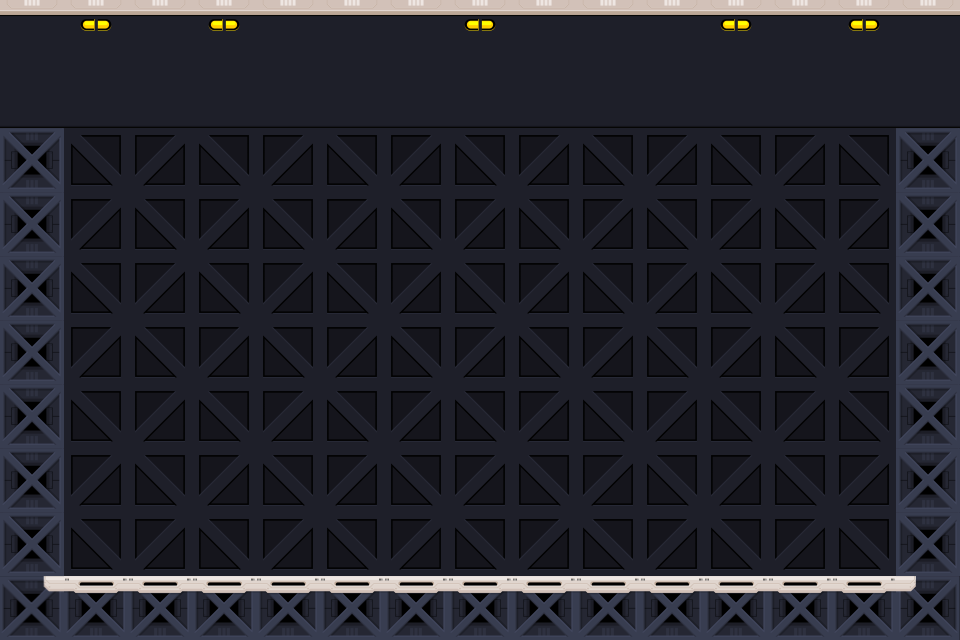

Tiled map render using the project's own tile images. Description and the whole map definition, tile-layer contents included, below:
An orthogonal 15x10 tile map with 64x64 px tiles, 1 tile layer (field) and 4 objects.

<map version="1.0" tiledversion="1.0.3" orientation="orthogonal" renderorder="right-down" width="15" height="10" tilewidth="64" tileheight="64" nextobjectid="32">
 <tileset firstgid="1" name="tileset" tilewidth="64" tileheight="64" tilecount="30" columns="5">
  <image source="../assets/tileset.png" width="320" height="384" />
 </tileset>
 <layer name="field" width="15" height="10">
  <data encoding="csv">
13,14,13,14,13,13,13,14,13,13,13,14,13,14,13,
12,12,12,12,12,12,12,12,12,12,12,12,12,12,12,
6,9,10,9,10,9,10,9,10,9,10,9,10,9,6,
6,10,9,10,9,10,9,10,9,10,9,10,9,10,6,
6,9,10,9,10,9,10,9,10,9,10,9,10,9,6,
6,10,9,10,9,10,9,10,9,10,9,10,9,10,6,
6,9,10,9,10,9,10,9,10,9,10,9,10,9,6,
6,10,9,10,9,10,9,10,9,10,9,10,9,10,6,
6,9,10,9,10,9,10,9,10,9,10,9,10,9,6,
4,3,3,3,3,3,3,3,3,3,3,3,3,3,5
</data>
 </layer>
 <objectgroup name="Collisions">
  <object id="12" x="64" y="-1">
   <polyline points="0,0 1,576 832,577 832,1 896,1 896,641 -64,641 -64,1 0,1" />
  </object>
  <object id="27" x="1" y="1" width="960" height="64" />
  <object id="31" x="894" y="169">
   <polyline points="0,0 -112,20" />
  </object>
 </objectgroup>
 <objectgroup name="spawn">
  <object id="22" gid="11" x="153.333" y="519.333" width="64" height="64" />
 </objectgroup>
</map>
